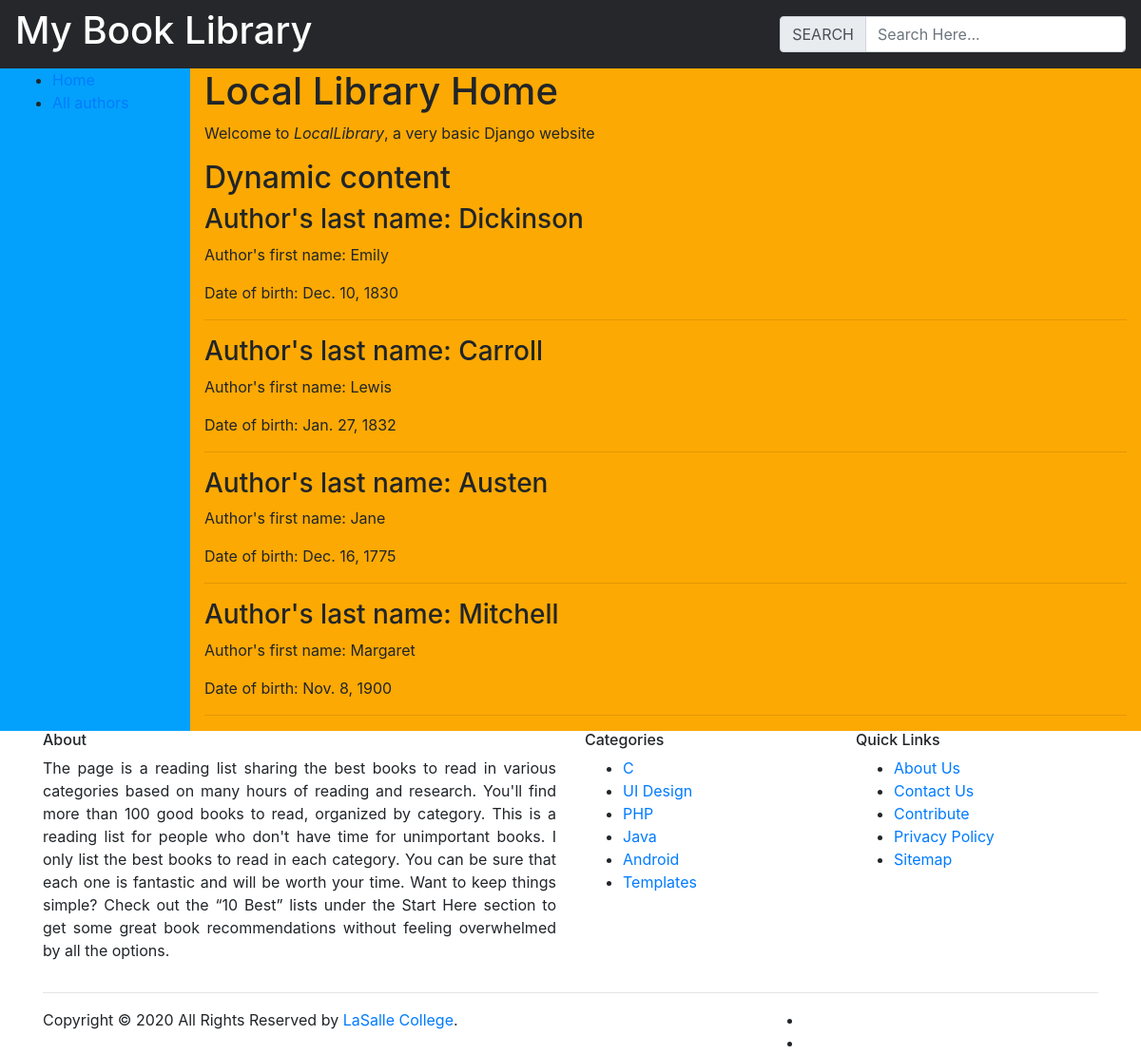
Page /author/ on the committed database.
### mylibraray/models.py (models this page shows, shortened)
class Author(models.Model):
    fName = models.CharField(max_length = 200)
    lName = models.CharField(max_length = 200)
    dob = models.DateField()

### mylibraray/views.py (the view)
# urls.py: path('author/', views.author, name = 'author_mylibraray'),
def author(request):
    contents = {'authors': Author.objects.all()}
    return render(request, 'mylibraray/author_list.html', contents)

### mylibraray/templates/mylibraray/author_list.html
{% extends "mylibraray/base_generic.html" %}
{% block content %}
	<h1>Local Library Home</h1>
	  <p>Welcome to <em>LocalLibrary</em>, a very basic Django website </p>
	<h2>Dynamic content</h2>
 {% for author in authors %}
    <h3>Author's last name: {{author.lName}}</h3>
    <p> Author's first name: {{author.fName}}</p>
    <p> Date of birth: {{author.dob}}</p>
    <hr>
 {% endfor %}
{% endblock content %}

### rows in the picture
Author: lName "Dickinson", fName "Emily", dob "Dec. 10, 1830"
Author: lName "Carroll", fName "Lewis", dob "Jan. 27, 1832"
Author: lName "Austen", fName "Jane", dob "Dec. 16, 1775"
Author: lName "Mitchell", fName "Margaret", dob "Nov. 8, 1900"
